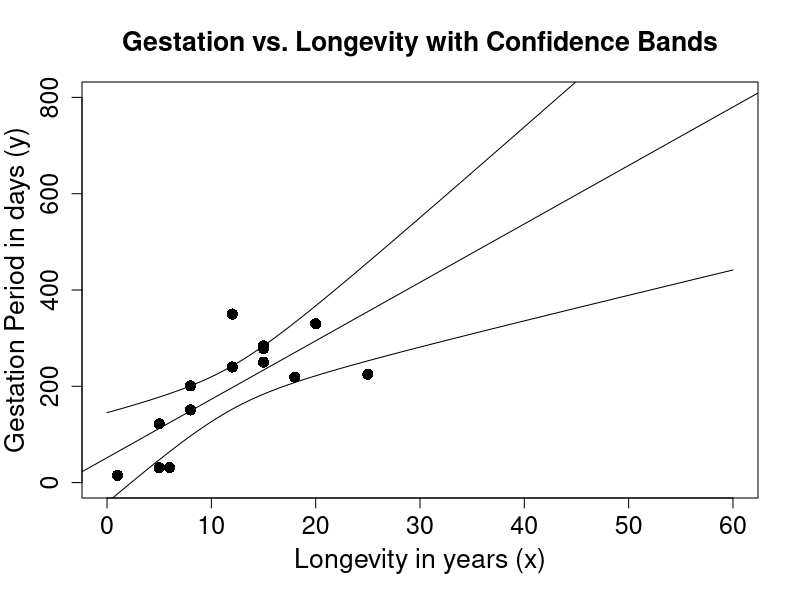
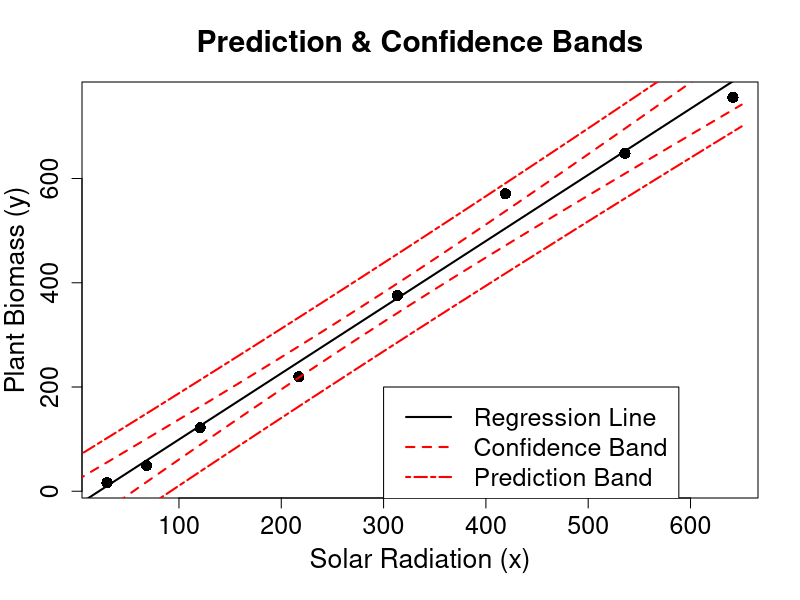

Generate these figures, in order, with R:
biom <- c(16.6,49.1,121.7,219.6,375.5,570.8,  # Vector of biomass values
          648.2,755.6)
solrad <- c(29.7,68.4,120.7,217.2,313.5,      # Vector of solar radiation values
            419.1,535.9,641.5)
gestat <- c(219,225,122,278,31,284,201,250,   # Vector of gestation values
            151,330,240,15,31,350)
longev <- c(18,25,5,15,6,15,8,15,8,20,12,1,   # Vector of longevities
            5,12)
plot(longev, gestat, pch=16, xlim=c(0,60),    # Plots gestation vs. longevity with
  xlab="Longevity in years (x)",ylim=c(0,800),#   axis labels and a title
  ylab="Gestation Period in days (y)",cex=1.5,
  cex.lab=1.6,cex.axis=1.5,cex.main=1.6,mgp=
  c(2.7,1,0),main="Gestation vs. Longevity with Confidence Bands")
reg.out <- lm(gestat~longev)                  # Regression of gestation on longevity
abline(reg.out)                               # Plots the fitted regression line
se <- sqrt(sum(reg.out$resid**2)/12)          # Residual SE
xbar <- mean(longev)                          # Mean of longevities (xbar)
sxx <- sum(longev**2) - 14*(xbar**2)          # Sxx = total variation in x's
tse <- (2.179)*se                             # tcrit times residual SE
x <- seq(0,60,0.5)                            # Vector of x's from 0 to 60 by 0.5
moe <- tse*sqrt((1/14)+((x-xbar)**2)/sxx)     # Confidence interval margin of error
yhat <- reg.out$coef[1] + reg.out$coef[2]*x   # Prediction values for x-vector
lower <- yhat - moe                           # Lower confidence band
upper <- yhat + moe                           # Upper confidence band
lines(x,lower)                                # Plots lower confidence band on plot
lines(x,upper)                                # Plots upper confidence band on plot

# Faster, Easier Way to calculuate/plot Confidence/Prediction Intervals/Bands
# ======================================================
plot(solrad,biom,xlab="Solar Radiation (x)",   # Plots biomass vs. solar radiation
  ylab="Plant Biomass (y)",cex.axis=1.5,       #   with axis labels and a title
  cex.lab=1.6,cex=1.5,pch=16,cex.main=1.8,
  main="Prediction & Confidence Bands",
  mgp=c(2.7,1,0))
reg.out <- lm(biom~solrad)                     # Regression of biomass on solar rad.
abline(reg.out$coef,lwd=2)                     # Plots the fittred regression line
xval <- data.frame(solrad=250)                 # Specify an x value in data.frame format
conf <- predict(reg.out,xval,interval=         # Computes confidence interval for E(y) at x
  "confidence")
pred <- predict(reg.out,xval,interval=         # Computes prediction interval for y at x
  "prediction")
xval <- data.frame(solrad=seq(0,650,25))       # Sequence of x-values from 0 to 650 by 25
conf <- predict(reg.out,xval,interval=         # Computes confidence bands
  "confidence")
pred <- predict(reg.out,xval,interval=         # Computes prediction bands
  "prediction")
matlines(xval,conf[,c("lwr","upr")],           # Plots confidence bands in red and
  col="red",lty=2,lwd=2)                       #   line type 2
matlines(xval,pred[,c("lwr","upr")],           # Plots prediction bands in red and
  col="red",lty=6,lwd=2)                       #   line type 6
legend(300,200,c("Regression Line",            # Places a legend on the plot at
  "Confidence Band","Prediction Band"),lty=    #   (300,200), with labels, distinguished
  c(1,2,6),lwd=c(2,2,2),col=c("black","red",   #   by line type and color
  "red"),cex=1.5)

# Compute Studentized Residuals
# ======================================================
stand<-rstandard(reg.out)               # Computes internally studentized residuals
stand
jack <- rstudent(reg.out)               # Computes studentized deleted residuals
jack

